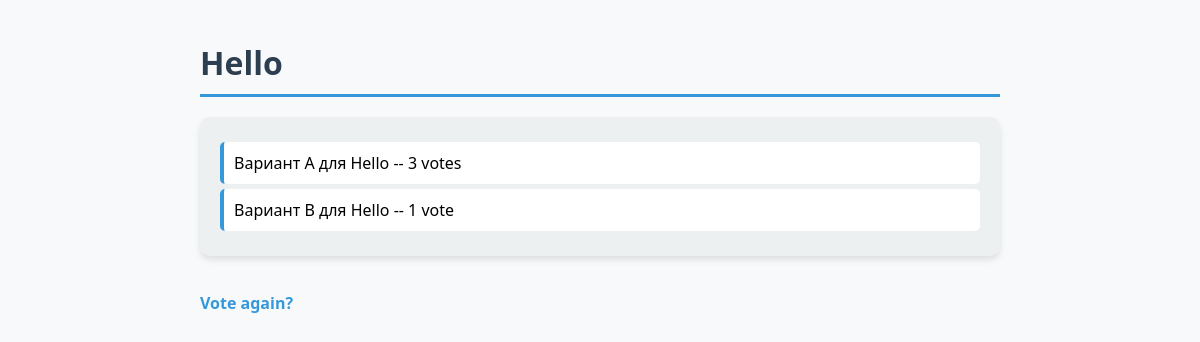
/polls/1/results/, run on an earlier commit of the app's database.
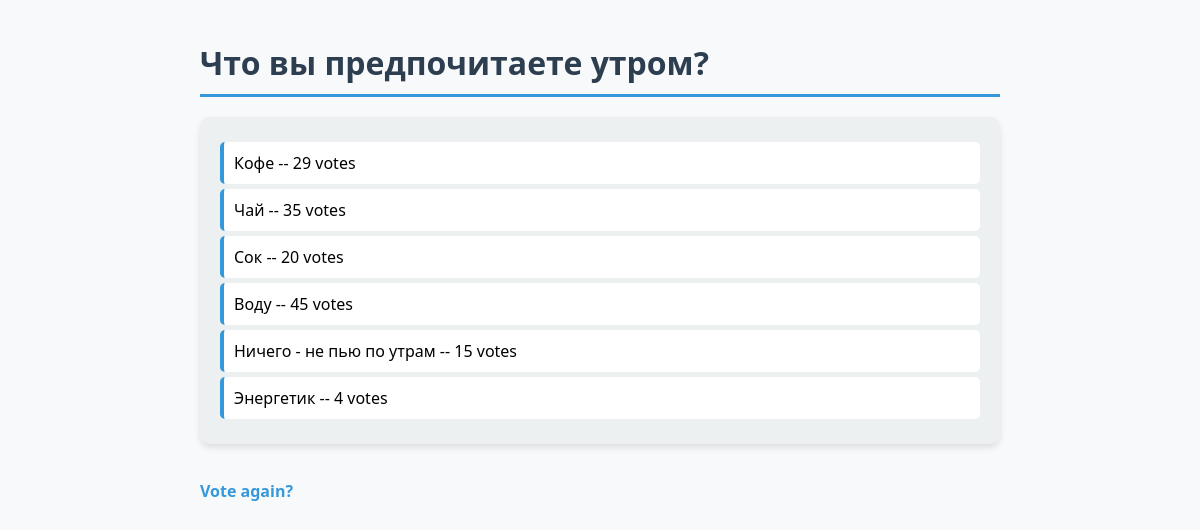
And on a later commit of the database.
### polls/models.py (models this page shows, shortened)
class Question(models.Model):
    question_text = models.CharField(max_length=200)
    pub_date = models.DateTimeField('date published')

class Choice(models.Model):
    question = models.ForeignKey(Question, on_delete=models.CASCADE)
    choice_text = models.CharField(max_length=200)
    votes = models.IntegerField(default=0)

### polls/views.py (the view)
# urls.py: path('<int:pk>/results/', views.ResultsView.as_view(), name='results'),
class ResultsView(generic.DetailView):
    model = Question
    template_name = 'polls/results.html'

### polls/templates/polls/results.html (shortened to what this page needs)
{% load static %}
<!DOCTYPE html>
<html lang="en">
<head>
    <link rel="stylesheet" type="text/css" href="{% static 'polls/style.css' %}">
</head>
<body>
    <h1>{{ question.question_text }}</h1>
    <ul class="results">
    {% for choice in question.choice_set.all %}
        <li>{{ choice.choice_text }} -- {{ choice.votes }} vote{{ choice.votes|pluralize }}</li>
    {% endfor %}
    </ul>
    <a class="back-link" href="{% url 'polls:detail' question.id %}">Vote again?</a>
</body>
</html>

### polls/static/polls/style.css (style rules this page uses)
body { background: white url("images/background.gif") no-repeat right bottom; font-family: 'Segoe UI', Tahoma, Geneva, Verdana, sans-serif; margin: 20px; padding: 20px; max-width: 800px; margin: 0 auto; background-color: #f8f9fa; }
ul { list-style-type: none; padding-left: 0; }
h1 { color: #2c3e50; border-bottom: 3px solid #3498db; padding-bottom: 10px; margin-bottom: 20px; }
ul.results { background-color: #ecf0f1; padding: 20px; border-radius: 10px; box-shadow: 0 4px 6px rgba(0,0,0,0.1); }
ul.results li { padding: 10px; margin: 5px 0; background-color: white; border-radius: 5px; border-left: 4px solid #3498db; }
.back-link { display: inline-block; margin-top: 20px; color: #3498db; text-decoration: none; font-weight: bold; }

What changed in the data, as far as the page shows it:
changed Question: question_text "Hello" → "Что вы предпочитаете утром?"
changed Choice: choice_text "Вариант A для Hello" → "Кофе"; votes "3" → "29"
changed Choice: choice_text "Вариант B для Hello" → "Чай"; votes "1" → "35"
added Choice: choice_text "Сок", votes "20"
added Choice: choice_text "Воду", votes "45"
added Choice: choice_text "Ничего - не пью по утрам", votes "15"
added Choice: choice_text "Энергетик", votes "4"
